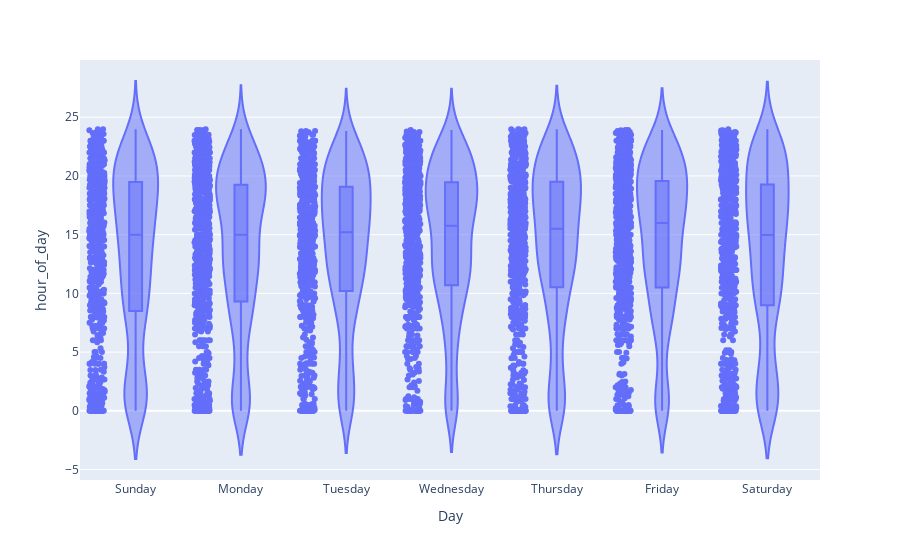

Source (notebook cell):
### Markdown cell above
### Stratified Analysis

To better understand the time of day a report occurs we could stratify the analysis by the day of the week.  To do this we will use box plots.

### Code cell
px.violin(calls.sort_values("CVDOW"), y="hour_of_day", x="Day", box=True, points="all", hover_name="CVLEGEND")

### Figure 1 — Plotly figure (JSON) as saved in the notebook; plotly's stock layout.template omitted (floating-point values rounded to 4 significant figures; data arrays with more than 128 entries replaced by an {"elided": "..."} marker saying what was removed)
{"data": [{"alignmentgroup": "True", "box": {"visible": true}, "hovertemplate": "<b>%{hovertext}</b><br><br>Day=%{x}<br>hour_of_day=%{y}<extra></extra>", "hovertext": {"elided": "5227 str values"}, "legendgroup": "", "marker": {"color": "#636efa"}, "name": "", "offsetgroup": "", "orientation": "v", "points": "all", "scalegroup": "True", "showlegend": false, "type": "violin", "x": {"elided": "5227 str values"}, "x0": " ", "xaxis": "x", "y": {"elided": "5227 float values"}, "y0": " ", "yaxis": "y"}], "layout": {"legend": {"tracegroupgap": 0}, "margin": {"t": 60}, "violinmode": "group", "xaxis": {"anchor": "y", "domain": [0, 1], "title": {"text": "Day"}}, "yaxis": {"anchor": "x", "domain": [0, 1], "title": {"text": "hour_of_day"}}}}
